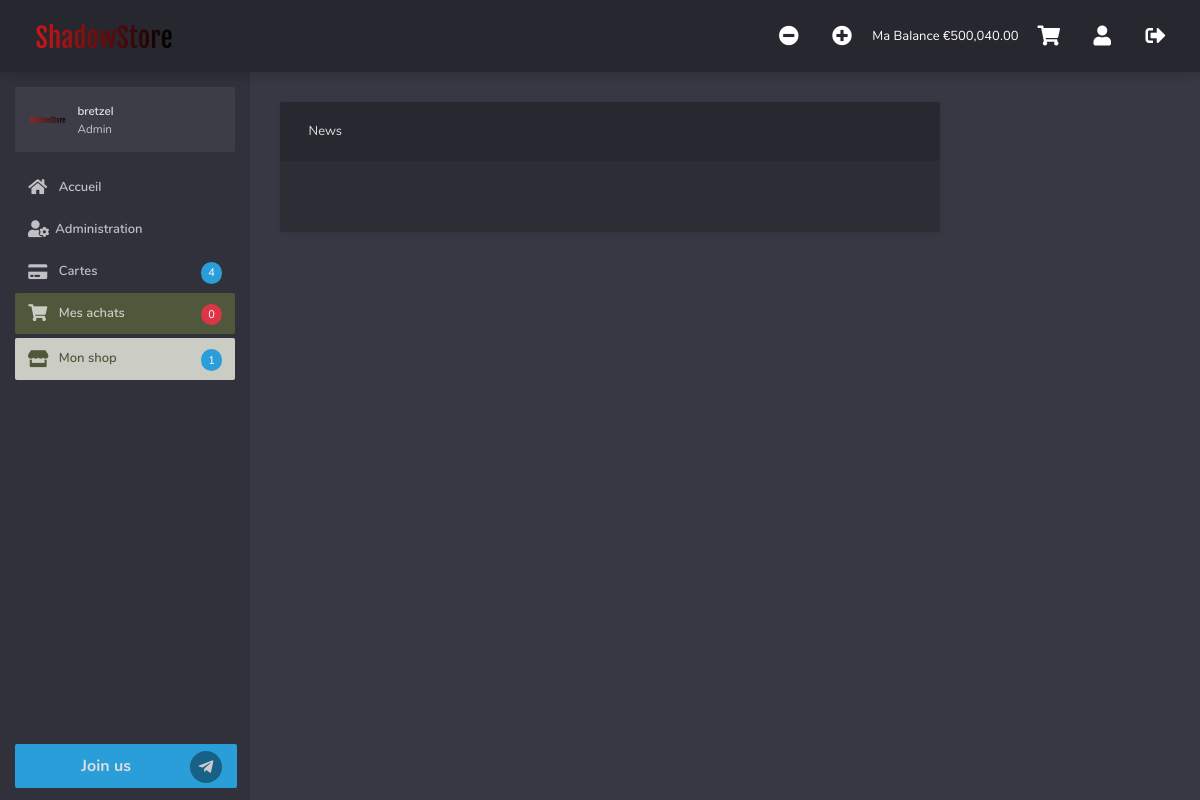
Page /index.php (signed in) on the earlier database version.
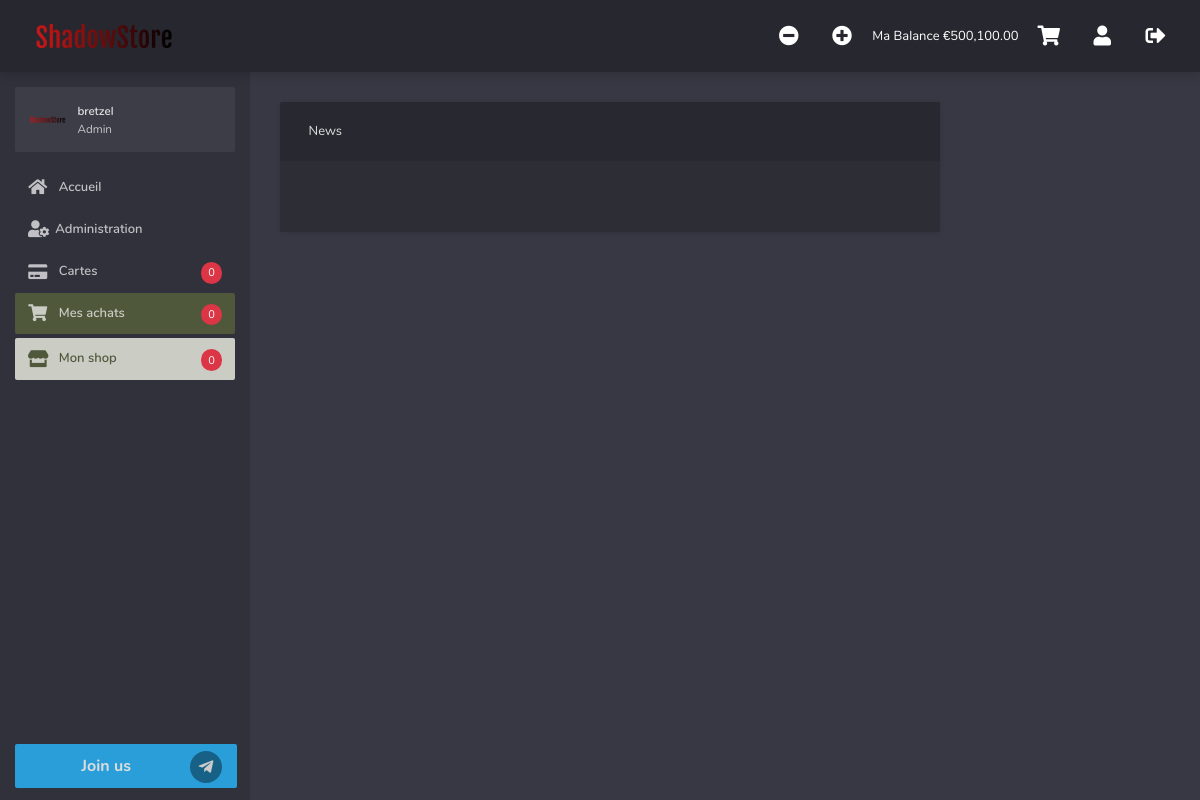
Same page on the later database version.
### tables this page shows
CREATE TABLE `users` (
  `id` int(11) NOT NULL AUTO_INCREMENT,
  `username` varchar(255) DEFAULT NULL,
  `password` varchar(255) DEFAULT NULL,
  `type` varchar(100) DEFAULT 'customer',
  `email` varchar(250) DEFAULT NULL,
  `activated` int(11) DEFAULT '0',
  `balance` varchar(30) DEFAULT '0',
  `wallet` varchar(250) DEFAULT NULL,
  PRIMARY KEY (`id`)
);

### db/pdo.php (called while the page is built, shortened)
<?php
class databaseConnection {
    private static $instance;
    private $pdo;
    private $host = "localhost";
    private $user = "root";
    private $password = "Bretzel*password93";
    private $dbName = "autoshop";
    private function __construct(){
        try {
            $pdo_options[PDO::ATTR_ERRMODE] = PDO::ERRMODE_EXCEPTION;
            $this->pdo = new PDO("mysql:host={$this->host};dbname={$this->dbName}", $this->user, $this->password, $pdo_options);
        } catch (PDOException $e) {
            die("Une erreur est survenue. Impossible d'établir la connection avec la base de données.");
        }
    }
    public static function getInstance()
    {
        if (is_null(self::$instance)) {
            self::$instance = new databaseConnection();
        }
        return self::$instance;
    }
    public function getCountTotalCardConfirmed()
    {
        $query = $this->pdo->prepare("SELECT count(*) FROM cards WHERE sold = 0 AND seller != 'NULL' and confirmed = 1");
        $query->execute();
        $result = $query->fetch();
        if ($result) {
            return $result['count(*)'];
        } else {
            return 0;
        }
    }
    public function getCountMyProducts($user)
    {
        $query = $this->pdo->prepare("SELECT count(*) FROM cards WHERE seller = :user AND confirmed = 1 AND sold=0");
        $query->execute(array(':user' => $user));
        $result = $query->fetch();
        if ($result) {
            return $result['count(*)'];
        } else {
            return 0;
        }
    }
    public function getBalance($username){
        $query = $this->pdo->prepare("SELECT balance FROM users WHERE username = :username");
        $query->execute(array(':username' => $username));
        $result = $query->fetch();
        if ($result) {
            return $result["balance"];
        } else {
            return 0;
        }
    }
}
?>

### components/header.php (shortened to what the changed rows need)
<header class="header class="header">
                <ul class="top-nav">
                            <?php
                                include_once "http://localhost/as_bretzel/components/modals.php";
                            ?>
                    <li class="dropdown">
                        <a href="javascript:void(0)" id="mybalance">
                          Ma Balance €<?php echo $balance?>
                       </a>
                    </li>
                </ul>
            </header>

### components/side_bar.php (shortened to what the changed rows need)
<aside class="sidebar">
                    <div class="scrollbar-inner">
                        <ul class="navigation">
                                <?php
                                    $count_my_products = $pdo->getCountMyProducts($_SESSION['user']);
                                    $total_cards_confirmed = $pdo->getCountTotalCardConfirmed();
                                    if($count_my_products > 0 ){
                                        $color_my_products = "success";
                                    } else {
                                        $color_my_products = "danger";
                                    }
                                    if($total_cards_confirmed > 0 ){
                                        $color_cards_confirmed = "success";
                                    } else {
                                        $color_cards_confirmed = "danger";
                                    }
                                    ?>
                        <li class="@@typeactive"><a href=" http://localhost/as_bretzel/main/card.php"><i class="fas fa-credit-card"></i>  Cartes <span class="badge bg-<?php echo $color_cards_confirmed ?>" style="float: right; border-radius: 100px"><?php echo $total_cards_confirmed ?></span></a></li>
                        <?php
                            if(strtoupper($_SESSION['type']) == "SELLER" || strtoupper($_SESSION['type']) == "ADMIN"){
                        ?>
                        <li class="@@typeactive"><a href=" http://localhost/as_bretzel/main/store.php?id=<?php echo $_SESSION['user']?>" id="store_sidebar"><i class="fas fa-store"></i> Mon shop<span class="badge bg-<?php echo $color_my_products ?>" style="float: right; border-radius: 100px"><?php echo $count_my_products?></span></a></li>
                        <?php
                            }
                        ?>
                        </ul>
                    </div>
                </aside>

Differences in the rows shown:
changed users: balance "500,040.00" → "500,100.00"
Other differences:
$total_cards_confirmed: "4" → "0"
$count_my_products: "1" → "0"
